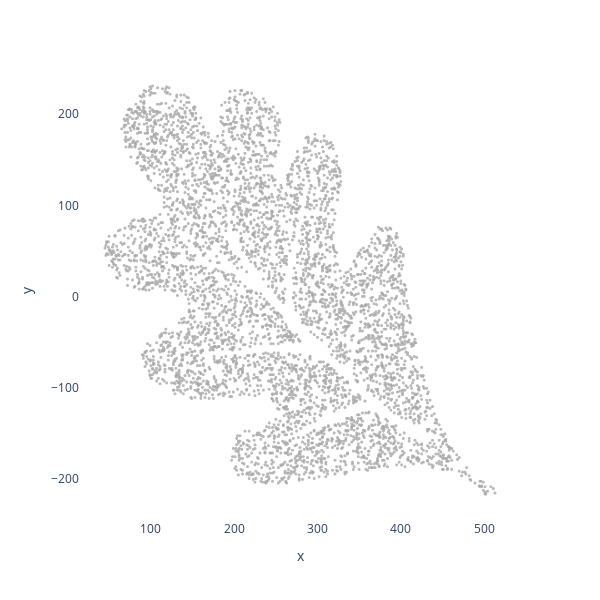

Notebook source saved alongside this figure:
### Code cell
fig = px.scatter(df, x="x", y="y", width=600, height=600)

fig.update_layout(
    plot_bgcolor='white',
    paper_bgcolor='white',
    xaxis=dict(showgrid=False, visible=True),
    yaxis=dict(showgrid=False, visible=True),
)

fig.update_traces(marker=dict(size=3, color='darkgrey', opacity=0.8))

fig.show()

### Figure 1 — Plotly figure (JSON) as saved in the notebook; plotly's stock layout.template omitted (floating-point values rounded to 4 significant figures; data arrays with more than 128 entries replaced by an {"elided": "..."} marker saying what was removed)
{"data": [{"hovertemplate": "x=%{x}<br>y=%{y}<extra></extra>", "legendgroup": "", "marker": {"color": "darkgrey", "opacity": 0.8, "size": 3, "symbol": "circle"}, "mode": "markers", "name": "", "showlegend": false, "type": "scattergl", "x": {"elided": "5000 int values"}, "xaxis": "x", "y": {"elided": "5000 int values"}, "yaxis": "y"}], "layout": {"height": 600, "legend": {"tracegroupgap": 0}, "margin": {"t": 60}, "paper_bgcolor": "white", "plot_bgcolor": "white", "width": 600, "xaxis": {"anchor": "y", "domain": [0, 1], "showgrid": false, "title": {"text": "x"}, "visible": true}, "yaxis": {"anchor": "x", "domain": [0, 1], "showgrid": false, "title": {"text": "y"}, "visible": true}}}
